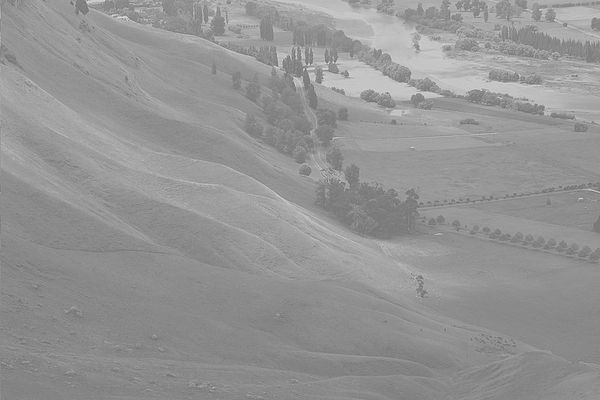
#> input picture Session'24/3.Histogram/histogram.jpg, 600 x 400 px
$ python double_gaussian.py
#> lines starting #> are read from the running program, lines starting #| are printed output that depends on the picture


import cv2
import numpy as np
from numpy import random
import matplotlib.pyplot as plt


#function for normalization

def normal(arr):


    max = np.max(arr)
    min = np.min(arr)

    for i in range(arr.shape[0]):
        for j in range(arr.shape[1]):

            arr[i][j] = ((arr[i][j]-min)/(max-min))*255
    print(arr)
    return arr

#function for matching histogram


#combine two guassian


def gaussian(miu, sigma, inp):
    gd = random.normal(miu, sigma, size=(inp.shape[0],inp.shape[1]))
    #print(gd)
    gd = np.round(gd).astype(int);
    #gd[gd>255]=255
    #gd[gd<0]= 0

    #gd = normal(gd)
    return gd


def match(img,img2):

    a1 = np.zeros(256, dtype="float32")
    p1 = np.zeros(256, dtype="float32")
    s1 = np.zeros(256, dtype="float32")

    a2 = np.zeros(256, dtype="float32")
    p2 = np.zeros(256, dtype="float32")
    s2 = np.zeros(256, dtype="float32")

    #input image frequency
    for i in range(img.shape[0]):
        for j in range(img.shape[1]):

            x = img[i][j]
            a1[x] = a1[x]+1

    ln1 = img.shape[0]*img.shape[1]


    #reference image frequency
    for i in range(img2.shape[0]):
        for j in range(img2.shape[1]):

            x = img2[i][j]
            a2[x] = a2[x]+1

    ln2 = img2.shape[0]*img2.shape[1]

    #%%

    #input image pdf
    for i in range(256):

        p1[i] = a1[i]/ln1

    #reference image pdf

    for i in range(256):

        p2[i] = a2[i]/ln2

    #%%

    #input image sum
    sum = 0

    for i in range(256):

        sum = sum + p1[i]

        s1[i] = round(sum*255)

    #reference image sum

    sum = 0

    for i in range(256):

        sum = sum + p2[i]

        s2[i] = round(sum*255)

    #%%

    for i in range(img.shape[0]):
        for j in range(img.shape[1]):

            k = img[i][j]
            c = 0
            for m in range(256):
                if (s2[m]>=s1[k]):
                    c=m
                    break

            img[i][j] = c


    return img

#input image
inp = cv2.imread('histogram.jpg', cv2.IMREAD_GRAYSCALE)
#> inp is the input picture: shape (400, 600); min 105, max 228, mean 148
plt.figure(1)
plt.title("Input")
plt.imshow(inp,"gray")
plt.show()
plt.figure(2)
plt.hist(inp.ravel(),256,[0,255])
plt.show()
#> figure, not shown here; tallest bar 9682 high, from x = 136.5 to 137.5
#total length of input image
z = inp.shape[0]*inp.shape[1]
#> z = 240000

gauss1 = gaussian(30, 8, inp)
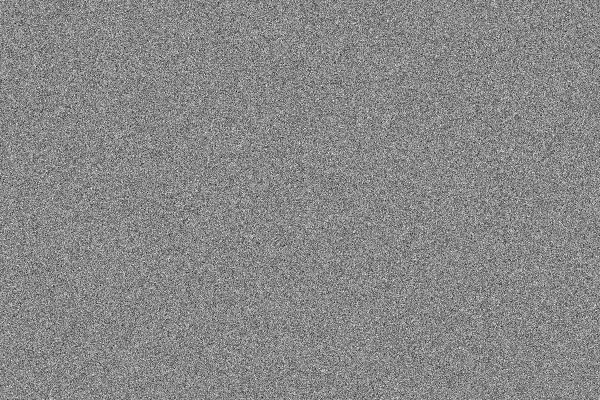
#> gauss1: shape (400, 600) int64; min -9, max 64, mean 30; drawn with min black and max white
gauss2 = gaussian(165, 20, inp)
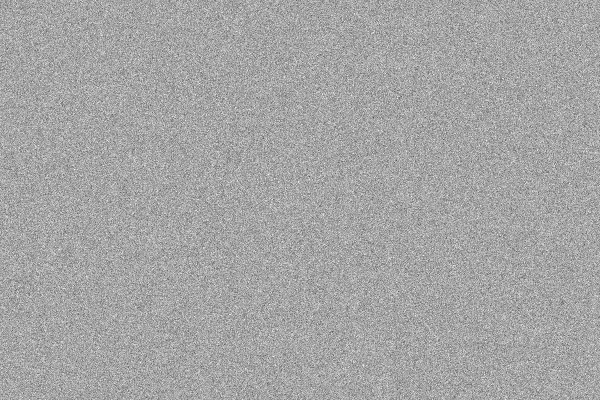
#> gauss2: shape (400, 600) int64; min 78, max 254, mean 165.1

con = np.concatenate((gauss1, gauss2))
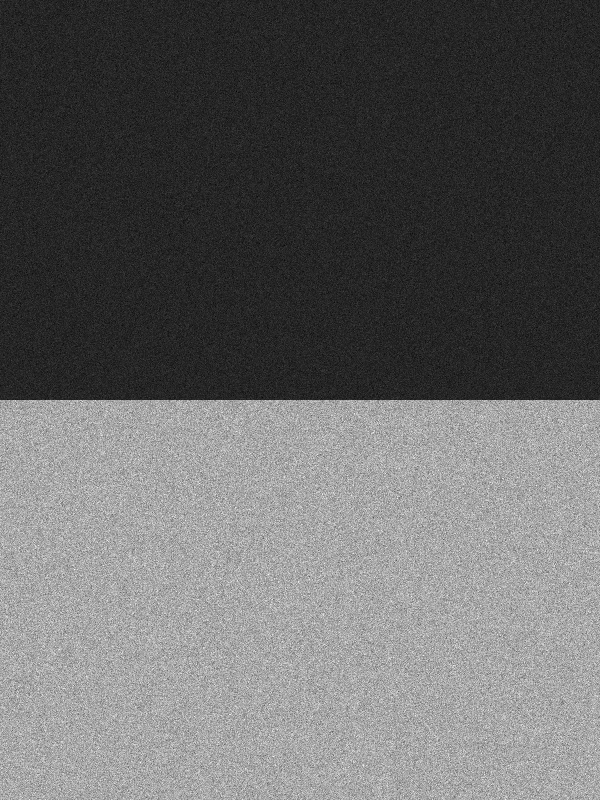
#> con: shape (800, 600) int64; min -9, max 254, mean 97.5; drawn with min black and max white
plt.figure(3)
plt.hist(con.ravel(),256,[0,255])
plt.show()
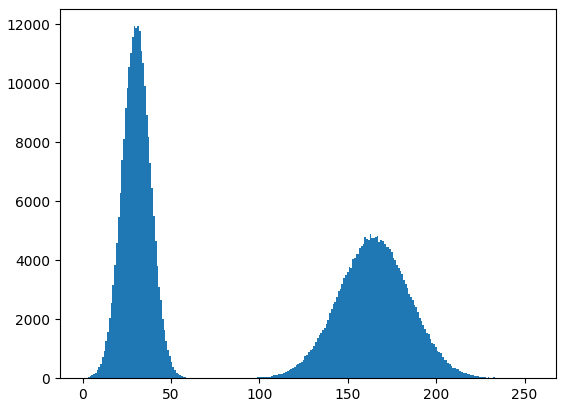
#> figure drawn by matplotlib, 1 panel; tallest bar 11934 high, from x = 30.88 to 31.88
plt.figure(12)
con = normal(con)
#> in normal, `max = np.max(arr)`: max = 254
#> in normal, `min = np.min(arr)`: min = -9
#> (printed output is left out)
plt.hist(con.ravel(),256,[0,255])
plt.show()
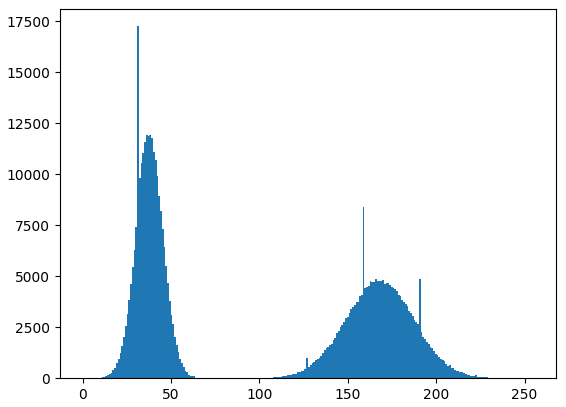
#> figure drawn by matplotlib, 1 panel; tallest bar 17260 high, from x = 30.88 to 31.88

print(con.shape)
#| (800, 600)

final_output = match(inp, con)
#> after the loop in match, `for i in range(img.shape[0]):`: a1 = 256 values, max 9682 at index 137, min 0 at index 0, mean 937.5
#> after the loop in match, `for i in range(img2.shape[0]):`: a2 = 256 values, max 17260 at index 31, min 0 at index 3, mean 1875
#> after the loop in match, `for i in range(256):`: p1 = 256 values, max 0.0403 at index 137, min 0 at index 0, mean 0.00391
#> after the loop in match, `for i in range(256):`: p2 = 256 values, max 0.036 at index 31, min 0 at index 3, mean 0.00391
#> after the loop in match, `for i in range(256):`: s1 = 256 values from 0 to 255; sum = 1
#> the loop in match, `for i in range(256): ` made 256 passes
#> sum on passes 1 to 3: 4.17e-06, 6.25e-06, 8.33e-06
#> after the loop in match, `for i in range(256):`: s2 = 256 values from 0 to 255; sum = 1
#> after the loop in match, `for i in range(img.shape[0]):`:
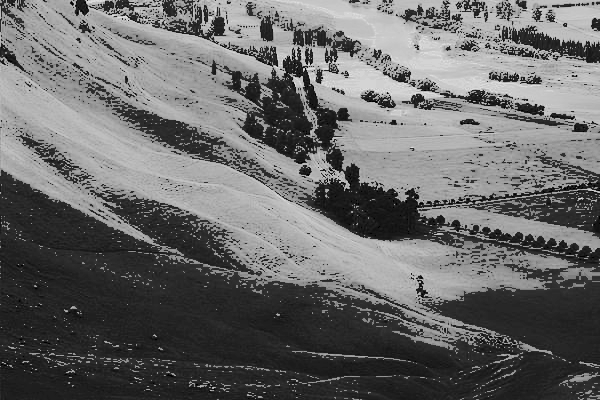
#> img: shape (400, 600); min 0, max 220, mean 104.9
plt.figure(4)
plt.hist(final_output.ravel(),256,[0,255])
plt.show()
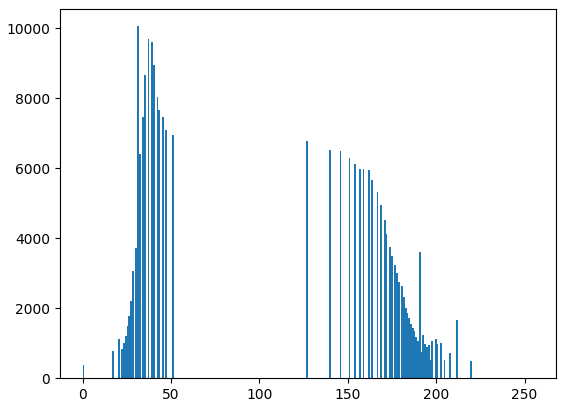
#> figure drawn by matplotlib, 1 panel; tallest bar 10055 high, from x = 30.88 to 31.88
plt.figure(5)
plt.title("FInal Output")
plt.imshow(final_output,"gray")
plt.show()

$ run again, with Session'24/3.Histogram/color_img.jpg copied over Session'24/3.Histogram/histogram.jpg
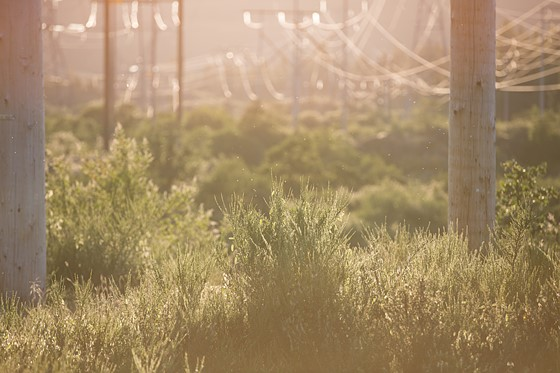
#> input picture Session'24/3.Histogram/color_img.jpg, 560 x 373 px
#> max = 252
#> min = -9
#> (printed output is left out)
#| (746, 560)
#> after the loop in match, `for i in range(img.shape[0]):`: a1 = 256 values, max 3237 at index 111, min 0 at index 0, mean 815.9
#> after the loop in match, `for i in range(img2.shape[0]):`: a2 = 256 values, max 17980 at index 42, min 0 at index 3, mean 1631.9
#> after the loop in match, `for i in range(256):`: p1 = 256 values, max 0.0155 at index 111, min 0 at index 0, mean 0.00391
#> after the loop in match, `for i in range(256):`: p2 = 256 values, max 0.043 at index 42, min 0 at index 3, mean 0.00391
#> after the loop in match, `for i in range(256):`: s1 = 256 values from 0 to 255; sum = 1
#> the loop in match, `for i in range(256): ` made 256 passes
#> sum on passes 1 to 3: 4.79e-06, 7.18e-06, 9.57e-06
#> after the loop in match, `for i in range(256):`: s2 = 256 values from 0 to 255; sum = 1
#> after the loop in match, `for i in range(img.shape[0]):`:
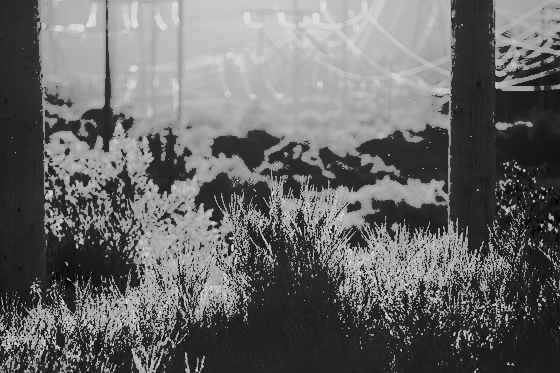
#> img: shape (373, 560); min 0, max 221, mean 103.9
#> `plt.show()`:
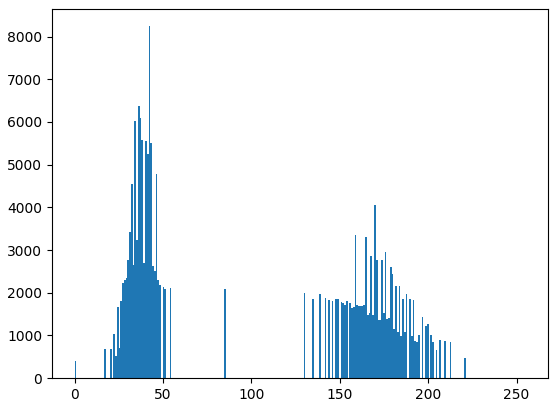
#> figure drawn by matplotlib, 1 panel; tallest bar 8242 high, from x = 41.84 to 42.83
